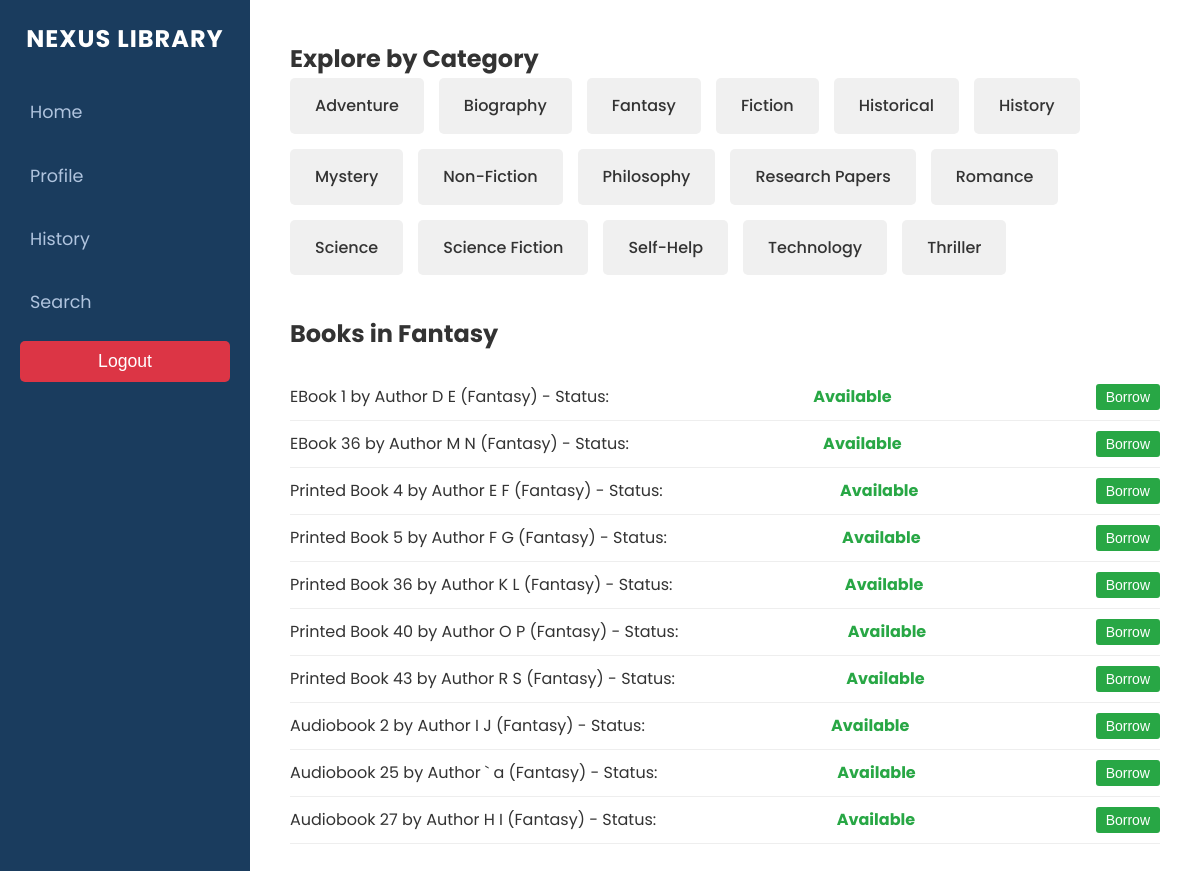
/explore/?genre=Fantasy (signed in), run on the app's committed database.
### library/models.py (models this page shows, shortened)
class LibraryItem(models.Model):
    title = models.CharField(max_length=255)
    author = models.CharField(max_length=255)
    genre = models.CharField(max_length=100)
    publication_date = models.DateField()
    class Meta:
        abstract = True

class EBook(LibraryItem):
    file_url = models.URLField()
    file_size = models.IntegerField()  # in MB

class PrintedBook(LibraryItem):
    isbn = models.CharField(max_length=13)
    copies_available = models.IntegerField()

class Audiobook(LibraryItem):
    duration = models.DurationField()
    narrator = models.CharField(max_length=255)

### library/views.py (the view)
# urls.py: path('explore/', views.explore, name='explore'),
@login_required
def explore(request):
    user = request.user
    user_type = service.get_user_type(user)
    print(f"User: {user.username}, User Type: {user_type}")
    genres = book_explorer_service.get_all_genres()
    selected_genre = request.GET.get('genre', None)
    books = []
    if selected_genre:
        books = book_explorer_service.get_books_by_genre(selected_genre, user)
        print(f"Explore - Genre: {selected_genre}, Found {len(books)} books")
    return render(request, 'library/explore.html', {
        'genres': genres,
        'selected_genre': selected_genre,
        'books': books,
        'user_type': user_type,
    })

### library/services.py (called while the page is built)
    def get_user_type(self, user):
        for profile_model in [StudentProfile, ResearcherProfile, FacultyProfile, GuestProfile]:
            try:
                profile = profile_model.objects.get(user=user)
                return profile.user_type
            except profile_model.DoesNotExist:
                continue
        return "Unknown"

    def get_all_genres(self):
        genres = set()
        for model in self.book_models:
            model_genres = model.objects.values_list('genre', flat=True).distinct()
            print(f"Genres for {model.__name__}: {list(model_genres)}")
            genres.update(model_genres)
        genres.add("Research Papers")
        print(f"All genres: {genres}")
        return sorted(list(genres))

### library/templatetags/library_tags.py (called while the page is built)
@register.filter
def get_item_type(item):
    return item.__class__.__name__.lower()

### library/templates/library/explore.html (shortened to what this page needs)
{% load static %}
{% load library_tags %}
<!DOCTYPE html>
<html lang="en">
<head>
    <link rel="stylesheet" href="{% static 'css/base.css' %}">
    <link rel="stylesheet" href="{% static 'css/explore.css' %}">
</head>
<body>
    <div class="container">
        <nav class="sidebar">
            <div class="sidebar-header">
                <span class="logo">NEXUS LIBRARY</span>
            </div>
            <ul class="sidebar-menu">
                <li><a href="{% url 'home' %}">Home</a></li>
                <li><a href="{% url 'profile' %}">Profile</a></li>
                <li><a href="{% url 'history' %}">History</a></li>
                <li><a href="{% url 'search_items' %}">Search</a></li>
                <li>
                    <form action="{% url 'logout' %}" method="post" style="display:inline;">
                        <button type="submit" class="logout-btn">Logout</button>
                    </form>
                </li>
            </ul>
        </nav>
        <div class="main-content">
            <section class="categories">
                <h2>Explore by Category</h2>
                <div class="category-blocks">
                    {% for genre in genres %}
                    <a href="{% url 'explore' %}?genre={{ genre|urlencode }}" class="category-block">
                        {{ genre }}
                    </a>
                    {% empty %}
                    <p>No categories available.</p>
                    {% endfor %}
                </div>
            </section>
            {% if selected_genre %}
            <section class="books">
                <h2>Books in {{ selected_genre }}</h2>
                <ul>
                    {% for book in books %}
                    {% with item_status=book|get_item_status:user %}
                    <li>
                        {{ book.title }} by {{ book.author }} ({{ book.genre }}) - Status: <span
                            class="status status-{{ item_status|lower }}">{{ item_status }}</span>
                        {% if book|get_item_type == 'printedbook' %}
                        {% if item_status == 'Available' and user_type != 'Guest' %}
                        <form action="{% url 'borrow_item' item_type=book|get_item_type item_id=book.id %}"
                            method="post" style="display:inline;">
                            <button type="submit" class="borrow-btn">Borrow</button>
                        </form>
                        {% elif item_status == 'Unavailable' and user_type != 'Guest' %}
                        <form action="{% url 'reserve_book' item_id=book.id %}" method="post" style="display:inline;">
                            {% csrf_token %}
                            <button type="submit" class="reserve-btn">Reserve</button>
                        </form>
                        {% elif user_type == 'Guest' %}
                        <span class="guest-message">(Guests cannot borrow books)</span>
                        {% endif %}
                        {% else %}
                        {% if item_status == 'Available' and user_type != 'Guest' %}
                        <form action="{% url 'borrow_item' item_type=book|get_item_type item_id=book.id %}"
                            method="post" style="display:inline;">
                            <button type="submit" class="borrow-btn">Borrow</button>
                        </form>
                        {% elif user_type == 'Guest' %}
                        <span class="guest-message">(Guests cannot borrow books)</span>
                        {% endif %}
                        {% endif %}
                    </li>
                    {% endwith %}
                    {% empty %}
                    <li>No books available in this category.</li>
                    {% endfor %}
                </ul>
            </section>
            {% endif %}
        </div>
    </div>
</body>
</html>

### library/static/css/base.css (style rules this page uses)
* { margin: 0; padding: 0; box-sizing: border-box; }
body { font-family: 'Poppins', sans-serif; background-color: #f4f6f9; color: #333; line-height: 1.6; }
.container { display: flex; min-height: 100vh; }
.sidebar { width: 250px; background-color: #1a3c5e; color: #fff; padding: 20px; position: fixed; height: 100%; overflow-y: auto; }
.sidebar-header { text-align: center; margin-bottom: 30px; }
.logo { font-size: 1.5rem; font-weight: 700; color: #fff; text-transform: uppercase; letter-spacing: 1px; }
.sidebar-menu { list-style: none; }
.sidebar-menu li { margin-bottom: 15px; }
.sidebar-menu a { color: #b0c4de; text-decoration: none; font-size: 1.1rem; display: block; padding: 10px; border-radius: 5px; transition: background-color 0.3s ease; }
.logout-btn { background-color: #dc3545; color: #fff; border: none; padding: 10px; width: 100%; border-radius: 5px; cursor: pointer; font-size: 1.1rem; transition: background-color 0.3s ease; }
.main-content { margin-left: 250px; padding: 40px; width: calc(100% - 250px); background-color: #fff; }

### library/static/css/explore.css (style rules this page uses)
.categories { margin-bottom: 40px; }
.category-blocks { display: flex; flex-wrap: wrap; gap: 15px; }
.category-block { background-color: #f0f0f0; padding: 15px 25px; border-radius: 5px; text-decoration: none; color: #333; font-weight: 500; transition: background-color 0.3s; }
.books h2 { margin-bottom: 20px; font-size: 24px; color: #333; }
.books ul { list-style: none; padding: 0; }
.books li { padding: 10px 0; border-bottom: 1px solid #eee; display: flex; justify-content: space-between; align-items: center; }
.books .borrow-btn, .books .reserve-btn { padding: 5px 10px; border: none; border-radius: 3px; cursor: pointer; font-size: 14px; }
.books .borrow-btn { background-color: #28a745; color: white; }
.books .status { font-weight: bold; }
.books .status-available { color: #28a745; }

### data on the page
EBook: title "EBook 1", author "Author D E", genre "Fantasy", item_status "Available", shows "Borrow"
EBook: title "EBook 36", author "Author M N", genre "Fantasy", item_status "Available", shows "Borrow"
PrintedBook: title "Printed Book 4", author "Author E F", genre "Fantasy", item_status "Available", shows "Borrow"
PrintedBook: title "Printed Book 5", author "Author F G", genre "Fantasy", item_status "Available", shows "Borrow"
PrintedBook: title "Printed Book 36", author "Author K L", genre "Fantasy", item_status "Available", shows "Borrow"
PrintedBook: title "Printed Book 40", author "Author O P", genre "Fantasy", item_status "Available", shows "Borrow"
PrintedBook: title "Printed Book 43", author "Author R S", genre "Fantasy", item_status "Available", shows "Borrow"
Audiobook: title "Audiobook 2", author "Author I J", genre "Fantasy", item_status "Available", shows "Borrow"
Audiobook: title "Audiobook 25", author "Author ` a", genre "Fantasy", item_status "Available", shows "Borrow"
Audiobook: title "Audiobook 27", author "Author H I", genre "Fantasy", item_status "Available", shows "Borrow"

### other printed values
{{ genre }} "Adventure" "Biography" "Fantasy" "Fiction" "Historical" "History" "Mystery" "Non-Fiction" "Philosophy" "Research Papers" "Romance" "Science" "Science Fiction" "Self-Help" "Technology" "Thriller"
{{ selected_genre }} "Fantasy"
